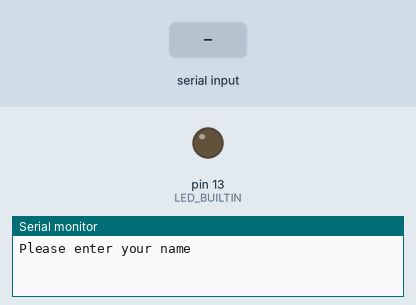
Simulated run of this sketch. Board: Arduino Uno, built with avr-gcc and run on an emulated ATmega328P. Parts: output pins drawn as LEDs (lit = HIGH), the last lines printed to the serial monitor. Inputs (shaded band) come from the test bench.

Above: at 1.2 s.
1.3 s: "A" received over Serial
At 4.1 s:
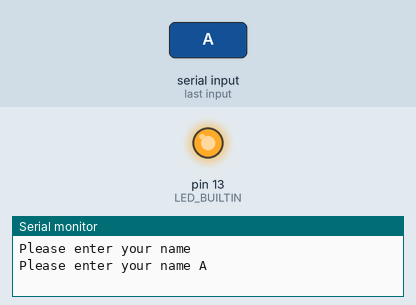
4.3 s: "B" received over Serial
Timing chart, 0 to 12.6 s (numbered marks = the images above; inputs shaded):
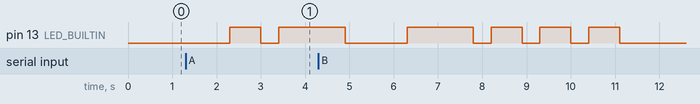

Measured:
- after the input at 1.3 s, pin 13 (LED_BUILTIN): LOW → HIGH after 1.0 s, → LOW 0.70 s later, → HIGH 0.40 s later

The sketch:

sketch_sep09a.ino
```cpp
void dot() {
  digitalWrite(LED_BUILTIN, HIGH);
  delay(700);
  digitalWrite(LED_BUILTIN, LOW);
  delay(400);
}

void dash() {
  digitalWrite(LED_BUILTIN, HIGH);
  delay(1500);
  digitalWrite(LED_BUILTIN, LOW);
  delay(400);
}

void nameconvert()
{
  String username = Serial.readString();
  username.toUpperCase();
  Serial.println("Please enter your name " + username);

  for (int i = 0; i < username.length(); i++)
  {
    if (username[i] == 'A')
    {
      dot(); dash();
    }
    if (username[i] == 'B')
    {
      dash(); dot(); dot(); dot();
    }
    if (username[i] == 'C')
    {
      dash(); dot(); dash(); dot();
    }
    if (username[i] == 'D')
    {
      dash(); dot(); dot();
    }
    if (username[i] == 'E')
    {
      dot();
    }
    if (username[i] == 'F')
    {
      dot(); dot(); dash(); dot();
    }
    if (username[i] == 'G')
    {
      dash(); dash(); dot();
    }
    if (username[i] == 'H')
    {
      dot(); dot(); dot(); dot();
    }
    if (username[i] == 'I')
    {
      dot(); dot();
    }
    if (username[i] == 'J')
    {
      dot(); dash(); dash(); dash();
    }
    if (username[i] == 'K')
    {
      dash(); dot(); dash();
    }
    if (username[i] == 'L')
    {
      dot(); dash(); dot(); dot();
    }
    if (username[i] == 'M')
    {
      dash(); dash();
    }
    if (username[i] == 'N')
    {
      dash(); dot();
    }
    if (username[i] == 'O')
    {
      dash(); dash(); dash();
    }
    if (username[i] == 'P')
    {
      dot(); dash(); dash(); dot();
    }
    if (username[i] == 'Q')
    {
      dash(); dash(); dot(); dash();
    }
    if (username[i] == 'R')
    {
      dot(); dash(); dot();
    }
    if (username[i] == 'S')
    { dot(); dot(); dot();

    }
    if (username[i] == 'T')
    {
      dash();
    }
    if (username[i] == 'U')
    {
      dot(); dot(); dash();
    }
    if (username[i] == 'V')
    {
      dot(); dot(); dot(); dash();
    }
    if (username[i] == 'W')
    {
      dot(); dash(); dash();
    }
    if (username[i] == 'X')
    {
      dash(); dot(); dot(); dash();
    }
    if (username[i] == 'Y')
    {
      dash(); dot(); dash(); dash();
    }
    if (username[i] == 'Z')
    {
      dash(); dash(); dot(); dot();
    }
  }
}

void setup() {
  pinMode(LED_BUILTIN, OUTPUT);
  Serial.begin(9600);
}

void loop() {
  nameconvert();
}
```
